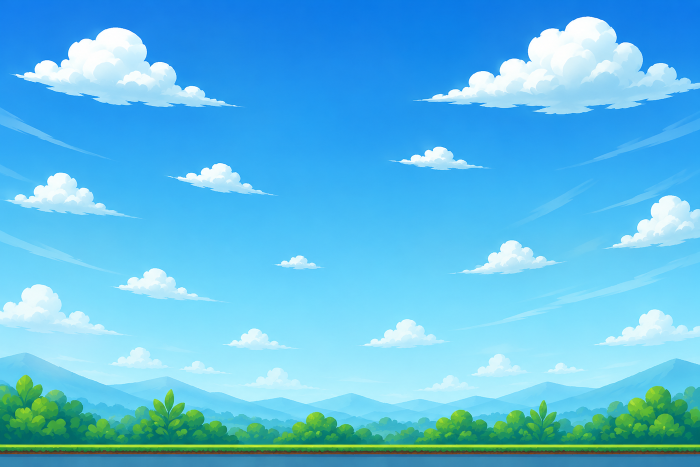
#> input picture images/background.png, 1400 x 933 px, given in place of background.webp, which was not available (shown at 1/2 size)
$ python slice_bg0.py
#> lines starting #> are read from the running program, lines starting #| are printed output that depends on the picture; pictures that were not available may be replaced by others from this repository, and a replacement may not be noted
#!/usr/bin/env python3
"""Slice images/background.webp into three parallax planes for the multiplane
background (world 0). Run from the repo root:  python3 tools/slice_bg0.py

  far  = sky + clouds + mountains (bottom-feathered, slides at 1x)
  mid  = tree line only — green pixels are kept, sky/mountains masked out, so
         the far layer shows through the gaps between bushes
  near = grass + water strip (horizontally uniform, so it can slide fast)

Re-run any time the source painting changes; outputs land in images/.
"""
import numpy as np
from PIL import Image, ImageFilter

SRC = "images/background.webp"

# (name, top, bottom, feathers) — all fractions of source height. Measured from
# the painting: mountains 0.74-0.87, bush line 0.80-0.94, grass 0.91-0.955, water below.
# feather = (top_start, top_end, bottom_start, bottom_end) alpha ramps, or None.
BANDS = [
    ("far",  0.00, 0.93, (None, None, 0.88, 0.93)),
    ("mid",  0.78, 0.95, (0.78, 0.83, 0.91, 0.95)),
    ("near", 0.90, 1.00, (0.90, 0.925, None, None)),
]


def vfeather(y0, y1, hsrc, ft0, ft1, fb0, fb1):
    # feather fractions are source-absolute; convert to band-local rows
    a = np.ones(y1 - y0, dtype=np.float32)
    if ft0 is not None:
        t0 = max(0, int(ft0 * hsrc) - y0); t1 = max(0, int(ft1 * hsrc) - y0)
        a[:t0] = 0.0
        a[t0:t1] = np.linspace(0, 1, t1 - t0)
    if fb0 is not None:
        b0 = int(fb0 * hsrc) - y0; b1 = int(fb1 * hsrc) - y0
        a[b1:] = 0.0
        a[b0:b1] = np.linspace(1, 0, b1 - b0)
    return a


def wrapseam(img, f=None):
    """Blend the band's last columns over its first, so horizontally-tiled
    copies meet with a soft crossfade instead of a hard cut."""
    w, h = img.size
    if f is None: f = max(24, int(w * 0.05))
    end = img.crop((w - f, 0, w, h))
    ramp = np.tile(np.linspace(255, 0, f), (h, 1)).astype(np.uint8)  # end fades out →
    img.paste(end, (0, 0), Image.fromarray(ramp))                    # original shows through
    return img


def main():
    im = Image.open(SRC).convert("RGB")
    w, h = im.size
#> w = 1400; h = 933
    px = np.asarray(im).astype(np.int16)
    for name, ftop, fbot, (ft0, ft1, fb0, fb1) in BANDS:
        y0, y1 = int(ftop * h), int(fbot * h)
        band = im.crop((0, y0, w, y1))
        alpha = (vfeather(y0, y1, h, ft0, ft1, fb0, fb1)[:, None] * 255).astype(np.uint8)
        alpha = np.repeat(alpha, w, axis=1)
        if name == "mid":
            # keep only foliage: green channel dominates blue (bushes yes,
            # blue-grey mountains and sky no). Blur softens the cutout edges.
            r, g, b = px[y0:y1, :, 0], px[y0:y1, :, 1], px[y0:y1, :, 2]
            keep = ((g > b + 4) & (g > r + 6)).astype(np.uint8) * 255
            keep = np.asarray(Image.fromarray(keep).filter(ImageFilter.GaussianBlur(3)))
            alpha = (alpha.astype(np.uint16) * keep // 255).astype(np.uint8)
        out = band.convert("RGBA")
        out.putalpha(Image.fromarray(alpha))
        if name != "near":                    # near strip is horizontally uniform — no seam
            wrapseam(out)                     # blends RGBA, cutout included
        out.save(f"images/bg0-{name}.webp", quality=85, method=6)
        print(f"bg0-{name}.webp  rows {y0}-{y1} of {h}  ({w}x{y1-y0})")
#> this loop made 3 passes
#> pass 1, in main, `band = im.crop((0, y0, w, y1))`:
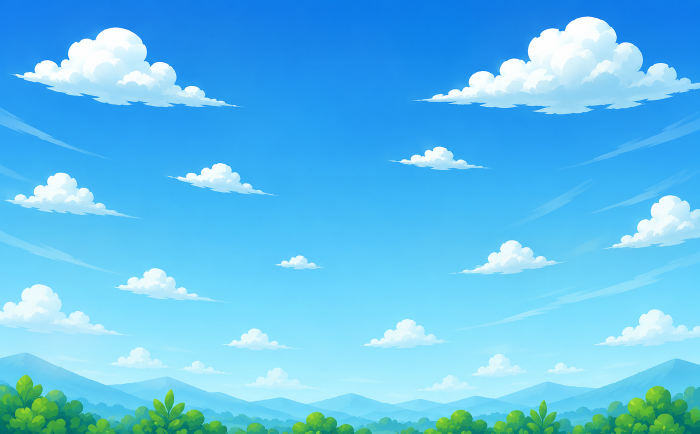
#> band: PIL image 1400x867 RGB (shown at 1/2 size); mean R, G, B 95.1, 191.7, 237.9
#> pass 1, in wrapseam, `end = img.crop((w - f, 0, w, h))`:
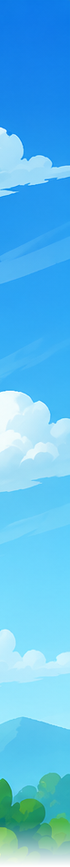
#> end: PIL image 70x867 RGBA; mean R, G, B, A 86.5, 185, 231.6, 248.2; transparent parts drawn white
#> pass 1, in main, `out.save(f"images/bg0-{name}.webp", quality=85, method=6)`:
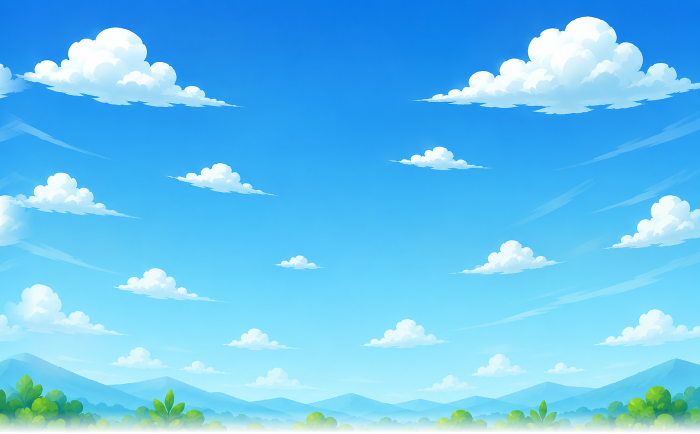
#> saved as bg0-far.webp: PIL image 1400x867 RGBA (shown at 1/2 size); mean R, G, B, A 95.3, 191.8, 238, 248.2; transparent parts drawn white
#> after the loop:
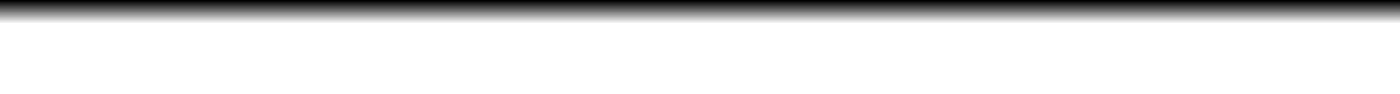
#> alpha: shape (94, 1400); min 0, max 255, mean 222.3
#> after the loop:
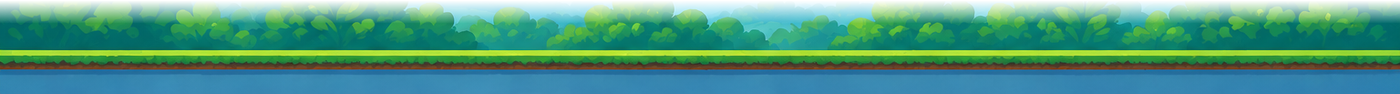
#> out: PIL image 1400x94 RGBA; mean R, G, B, A 53.9, 141.8, 114.9, 222.3; transparent parts drawn white

    # preview: composite the planes over a sky gradient with exaggerated offsets
    prev = Image.new("RGB", (w, h))
#> prev: PIL image 1400x933 RGB; every value is 0
    grad = np.zeros((h, w, 3), dtype=np.uint8)
    top, bot = np.array([79, 182, 245]), np.array([159, 216, 251])
    for y in range(h):
        grad[y, :] = (top + (bot - top) * (y / h)).astype(np.uint8)
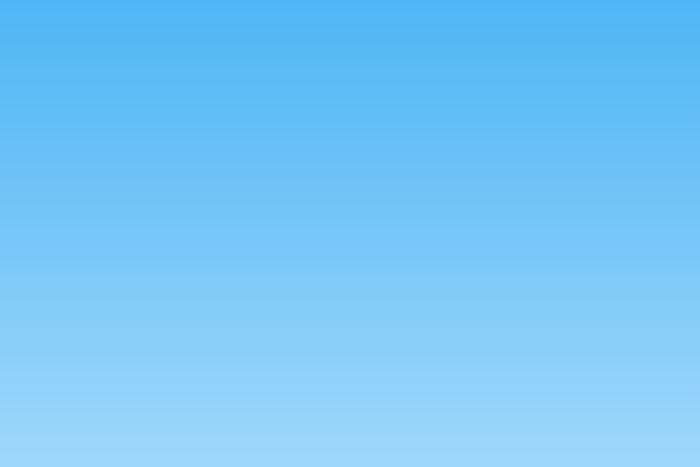
#> grad: shape (933, 1400, 3) (shown at 1/2 size); mean of channels 0, 1, 2 118.5, 198.5, 247.5; drawn as R, G, B
    prev = Image.fromarray(grad)
    for name, ftop, fbot, _ in BANDS:
        layer = Image.open(f"images/bg0-{name}.webp")
        off = {"far": 0, "mid": 260, "near": 620}[name]  # fake speed difference
        for tile in range(-1, 2):
            prev.paste(layer, (tile * w + off, int(ftop * h)), layer)
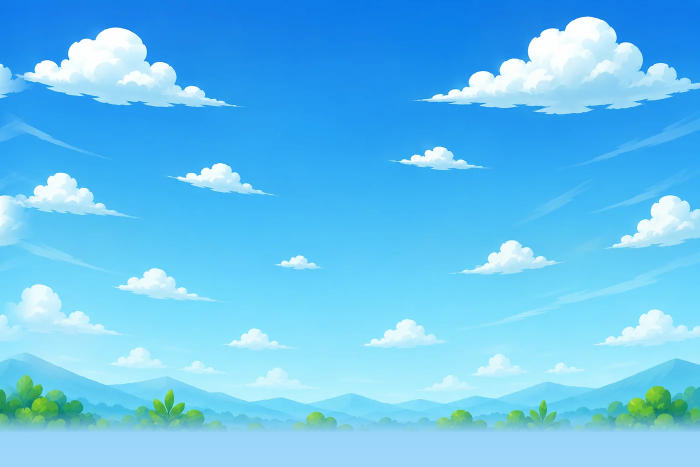
#> prev: PIL image 1400x933 RGB (shown at 1/2 size); mean R, G, B 101.8, 194.8, 241.7
    prev.save("tools/bg0-preview.png")
    print("tools/bg0-preview.png written — eyeball it before shipping")


if __name__ == "__main__":
    main()
